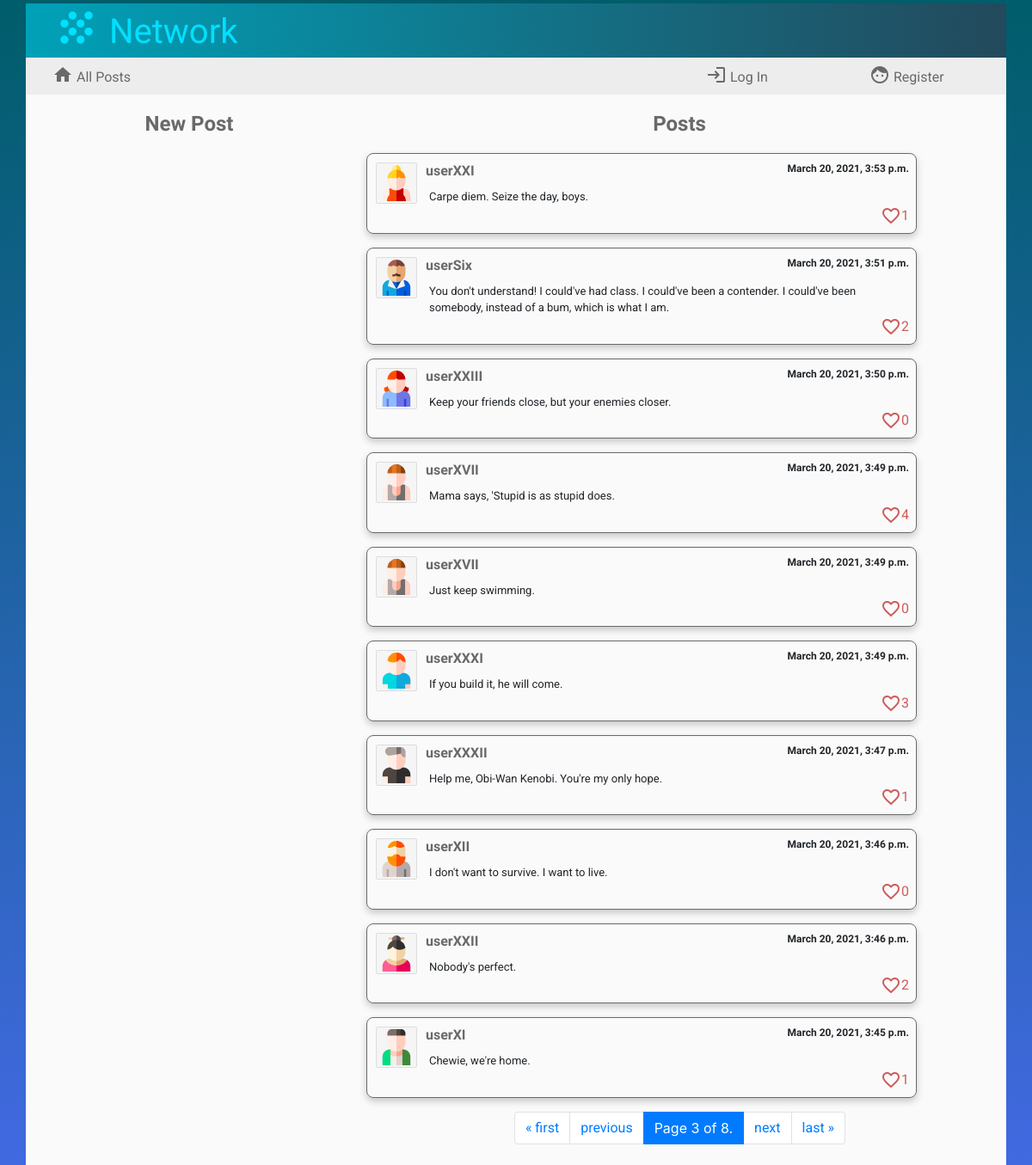
/?page=3, run on the app's committed database.
### network/models.py (models this page shows, shortened)
class Posts(models.Model): # publicación
    usuario = models.ForeignKey(User, on_delete=models.CASCADE, blank=False)
    avatar = models.CharField(max_length=12, blank=False)
    contents = models.TextField(max_length=640, blank=False)
    post_date = models.DateTimeField(blank=False, auto_now_add=True)
    cantidad_megusta = models.IntegerField(default=0)
    megusta = models.ManyToManyField(User, blank=True, related_name="likesto")

class User(AbstractUser):
    pass

### network/views.py (the view)
# urls.py: path("", views.index, name="index"),
def index(request):
    lista_posts = Posts.objects.all().order_by('-post_date')
    paginator = Paginator(lista_posts, 10)
    page_number = request.GET.get('page')
    page_obj = paginator.get_page(page_number)
    if request.user.is_authenticated:
        perfil = Profile.objects.get(usuario=request.user)
        return render(request, "network/index.html",{"perfil": perfil,'page_obj': page_obj})
    else:
        return render(request, "network/index.html",{'page_obj': page_obj})

### network/templates/network/index.html (shortened to what this page needs)
{% extends "network/layout.html" %}
{% load static %}
{% block body %}
<div class="container cuerpo">
    <div class="row">
        <div class="col-4">
           <div class="titleNewPost">New Post</div>
        </div>
        <div class="col-8">
            {% if following %}
            <div class="titleNewPost">Posts by users followed </div>
            {% else %}
            <div class="titleNewPost">Posts</div>
            {% endif %}
        </div>
    </div>
    <div class="row" id="principal">
        <div class="col-4">
            {% if user.is_authenticated %}
            <div id="formulario">
            <form id="compose-form">
                <textarea id="compose-post"></textarea>
                <input type="submit" class="btn btn-primary botonenviar" value="Send"/>
            </form>
            <div id="successfully">posted successfully
                <span class="material-icons">
                    sentiment_satisfied_alt
                    </span>
            </div>
            </div>
            {% else %}
            <div id="formulario">
            </div>
            {% endif %}
        </div>
        <div class="col-8" id="posts">
            {% for post in page_obj %}
            <div class="post">
                <div class="postdetails"> <a href="{% url 'profile' post.usuario %}"> <img src="/static/network/avatars/{{post.avatar}}" class="postavatar"> <text class="postname">{{post.usuario}}</text> </a> <text class="postdate">{{post.post_date}}</text></div>
                <div class="postcontents" id='contents{{post.id}}'>{{post.contents}}</div>
                {% if user.is_authenticated %}
                <div>
                    {% if post.usuario == request.user %}
                    <br><a class="enlaceedit" data-postid='{{post.id}}'>Edit</a>
                    {% endif %}
                </div>
                <div class="postlikes">
                <i class="material-icons iconlikes identity" data-identity='{{post.id}}' style="cursor: pointer" id='icon{{post.id}}'>
                    {% if user in post.megusta.all %}
                        favorite
                    {% else %}
                        favorite_border
                    {% endif %}
                </i>
                <text class="numberlikes" id='text{{post.id}}'>&nbsp;{{post.cantidad_megusta}}</text></div>
                {% else %}
                <div class="postlikes"><i class="material-icons iconlikes">favorite_border</i><text class="numberlikes">{{post.cantidad_megusta}}</text></div>
                {% endif %}
            </div>
            {% endfor %}
            <nav aria-label="...">
                <ul class="pagination justify-content-center">
                    {% if page_obj.has_previous %}
                    <li class="page-item"> <a class="page-link" href="?page=1">&laquo; first</a></li>
                    <li class="page-item"> <a class="page-link" href="?page={{ page_obj.previous_page_number }}">previous</a> </li>
                    {% endif %}
                    <li class="page-item active" aria-current="page">
                        <span class="page-link">
                        Page {{ page_obj.number }} of {{ page_obj.paginator.num_pages }}.
                        </span>
                    </li>
                    {% if page_obj.has_next %}
                    <li class="page-item"> <a class="page-link" href="?page={{ page_obj.next_page_number }}">next</a> </li>
                    <li class="page-item"> <a class="page-link" href="?page={{ page_obj.paginator.num_pages }}">last &raquo;</a> </li>
                    {% endif %}
                </ul>
            </nav>
        </div>
    </div>
</div>
{% endblock %}

### network/static/network/styles.css (style rules this page uses)
body { background: linear-gradient(to top, RoyalBlue, #005D6A); padding-top: 4px; }
a { font-family: 'Roboto', sans-serif; color: dimgrey; }
.cuerpo { background: #fafafa; padding-bottom: 8px; }
.titleNewPost { font-family: 'Jura', sans-serif; font-size: 24px; font-weight:700; color: dimgrey; text-align: center; vertical-align: text-bottom; padding-top: 16px; }
#formulario, #posts { padding-top: 16px; padding-left: 16px; }
#posts { overflow-y:scroll; }
.post { height: auto; min-width: 640px; max-width: 640px; border: 1px solid dimgrey; border-radius: 8px; padding: 8px; margin: 0 auto 16px; font-family: 'Roboto', sans-serif; font-size:small; box-shadow: 0px 4px 8px rgba(0, 0, 0, 0.2); display:inline-block; }
.postavatar { border: 1px solid #ddd; padding: 2px; margin: 2px; border-radius: 4%; max-width: 48px; height: auto; background-color: whitesmoke; float:left; }
.postname { font-family: 'Jura', sans-serif; font-size: 16px; font-weight: bolder; padding-left: 8px; }
.postdate { float:right; }
.postdetails { font-family: 'Jura', sans-serif; font-size: 12px; font-weight:700; }
.postcontents { display: -ms-inline-flexbox; margin-left: 64px; margin-top: 8px; }
.postlikes { display:inline-flex; float:right; vertical-align:text-bottom; }
.iconlikes { color: indianred; }
.numberlikes { color: indianred; font-family: 'Roboto', sans-serif; font-size:medium; }

### data on the page
Posts: avatar (picture), usuario "userXXI", post_date "March 20, 2021, 3:53 p.m.", contents "Carpe diem. Seize the day, boys.", cantidad_megusta "1"
Posts: avatar (picture), usuario "userSix", post_date "March 20, 2021, 3:51 p.m.", contents "You don't understand! I could've had class. I could've been a contender. I could've been somebody, instead of a bum, which is what I am.", cantidad_megusta "2"
Posts: avatar (picture), usuario "userXXIII", post_date "March 20, 2021, 3:50 p.m.", contents "Keep your friends close, but your enemies closer.", cantidad_megusta "0"
Posts: avatar (picture), usuario "userXVII", post_date "March 20, 2021, 3:49 p.m.", contents "Mama says, 'Stupid is as stupid does.", cantidad_megusta "4"
Posts: avatar (picture), usuario "userXVII", post_date "March 20, 2021, 3:49 p.m.", contents "Just keep swimming.", cantidad_megusta "0"
Posts: avatar (picture), usuario "userXXXI", post_date "March 20, 2021, 3:49 p.m.", contents "If you build it, he will come.", cantidad_megusta "3"
Posts: avatar (picture), usuario "userXXXII", post_date "March 20, 2021, 3:47 p.m.", contents "Help me, Obi-Wan Kenobi. You're my only hope.", cantidad_megusta "1"
Posts: avatar (picture), usuario "userXII", post_date "March 20, 2021, 3:46 p.m.", contents "I don't want to survive. I want to live.", cantidad_megusta "0"
Posts: avatar (picture), usuario "userXXII", post_date "March 20, 2021, 3:46 p.m.", contents "Nobody's perfect.", cantidad_megusta "2"
Posts: avatar (picture), usuario "userXI", post_date "March 20, 2021, 3:45 p.m.", contents "Chewie, we're home.", cantidad_megusta "1"

### other printed values
{{ page_obj.number }} "3"
{{ page_obj.paginator.num_pages }} "8"
